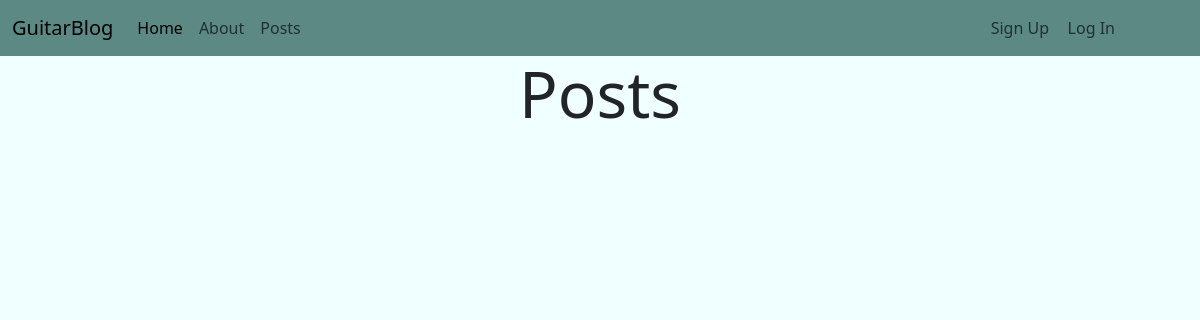
The app's page /posts/, older data.
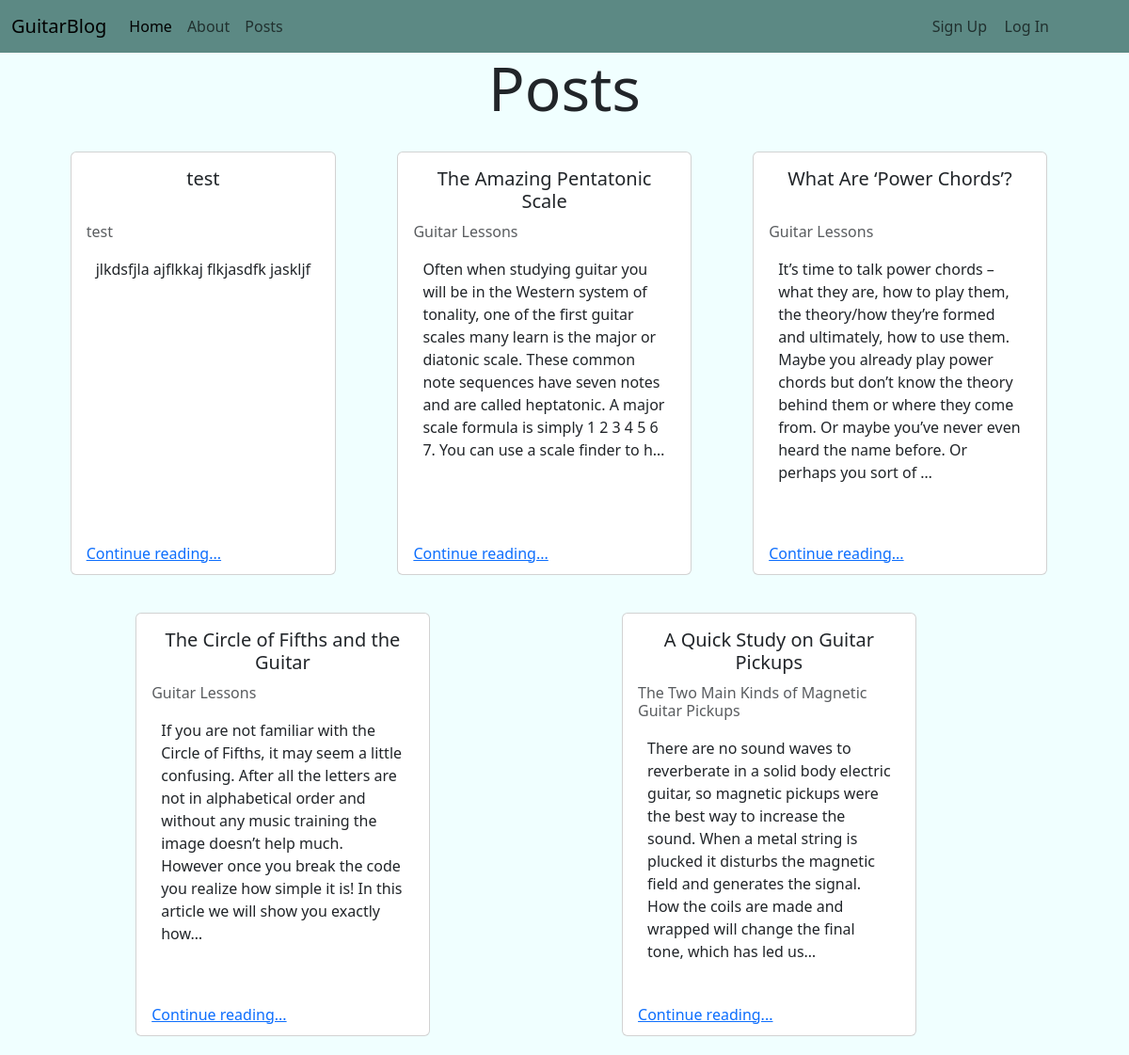
The same page, newer data.
### posts/models.py (models this page shows, shortened)
class Post(models.Model):
    title = models.CharField(max_length=128)
    subtitle = models.CharField(max_length=256)
    body = models.TextField()
    author = models.ForeignKey(
        get_user_model(),
        on_delete=models.CASCADE
    )
    created_on = models.DateTimeField(auto_now_add=True)
    status = models.ForeignKey(
        Status,
        on_delete=models.CASCADE,
        blank=True, null=True
    )

### posts/views.py (the view)
# urls.py: path("", views.PostListView.as_view(), name="list"),
class PostListView(ListView):
    template_name = "posts/list.html"
    model = Post
    def get_context_data(self, **kwargs):
        context = super().get_context_data(**kwargs)
        published_status = Status.objects.get(name="published")
        context['post_list'] = Post.objects.filter(
            status=published_status
        ).order_by("created_on").reverse()
        return context

### templates/posts/list.html (shortened to what this page needs)
{% extends 'base.html' %}
{% block content %}
<div class="container listCont">
<h1>Posts</h1>
<div class="postCont">
{% for post in post_list %}
    <div class="card">
        <div class="card-body">
        <h5 class="card-title">{{ post.title }}</h5>
        <h6 class="card-subtitle mb-2 text-body-secondary">{{ post.subtitle }}</h6>
        <p class="card-text">{{ post.body|truncatechars:302}}</p>
        <a href="{% url 'detail' post.id %}" class="card-link">Continue reading...</a>
        </div>
    </div>
    <br />
{% endfor %}
</div>
</div>
{% endblock content %}

### templates/base.html (shortened to what this page needs)
{% load static %}
<!DOCTYPE html>
<html lang="en">
<head>
    <link href="https://cdn.jsdelivr.net/npm/bootstrap@5.3.0/dist/css/bootstrap.min.css" rel="stylesheet">
    <link rel="stylesheet" href="{% static 'css/baseStyle.css' %}">
</head>
<body>
    <nav class="navbar navbar-expand-lg bg-body-tertiary">
        <div class="container-fluid">
          <a class="navbar-brand"
          href="{% url 'home' %}">GuitarBlog</a>
          <div class="collapse navbar-collapse" id="navbarNav">
            <ul class="navbar-nav">
              <li class="nav-item">
                <a class="nav-link active"
                aria-current="page"
                href="{% url 'home' %}">Home</a>
              </li>
              <li class="nav-item">
                <a class="nav-link"
                href="{% url 'about' %}">About</a>
              </li>
              <li class="nav-item">
                <a class="nav-link"
                href="{% url 'list' %}">Posts</a>
              </li>
              {% if user.is_authenticated %}
              <li class="nav-item">
                <a class="nav-link"
                href="{% url 'new' %}">Create Post</a>
              </li>
              <li class="nav-item">
                <a class="nav-link"
                href="{% url 'drafts' %}">Drafts</a>
              </li>
              <li class="nav-item dropdown liRight1">
                <a class="nav-link dropdown-toggle" href="#" role="button" data-bs-toggle="dropdown" aria-expanded="false">
                  Welcome, <span style="font-weight: bold;">{{ user }}</span>
                </a>
                <ul class="dropdown-menu">
                  <li class="nav-item">
                    <a class="nav-link"
                    href="{% url 'password_change' %}">Change Password</a>
                  </li>
                  <li class="nav-item">
                    <a class="nav-link"
                    href="{% url 'logout' %}">Log Out</a>
                  </li>
                </ul>
              </li>
              {% else %}
                <li class="nav-item liRight2">
                  <a class="nav-link"
                  href="{% url 'signup' %}">Sign Up</a>
                </li>
                <li class="nav-item liRight3">
                  <a class="nav-link"
                  href="{% url 'login' %}">Log In</a>
                </li>
              {% endif %}
            </ul>
          </div>
        </div>
      </nav>
    <main>
      {% block content %}{% endblock content %}
    </main>
</body>
</html>

### static/css/baseStyle.css (style rules this page uses)
* { padding: 0; margin: 0; }
body { background-color: azure; }
.navbar { background-color: #5C8984 !important; position: relative; }
.navbar .liRight2 { position: absolute; right: 143px; }
.navbar .liRight3 { position:absolute; right:77px; }
.listCont h1 { text-align: center; font-size: 4rem; }
.postCont { display: flex; flex-direction: row; justify-content: space-evenly; flex-wrap: wrap; }
.postCont .card { max-width: 28%; max-height: 450px; margin: 20px; }
.postCont .card-body { position: relative; height: 460px; }
.postCont .card-title { text-align: center; height: 55px; }
.postCont .card-text { height: 65%; overflow:auto; padding: 10px; }
.card .card-link { position: absolute; bottom: 10px; }

Row changes from the older to the newer data that the page shows:
added Post: title "test", subtitle "test", body "jlkdsfjla ajflkkaj flkjasdfk jaskljf"
now on this page (row edited): Post: title "The Amazing Pentatonic Scale", subtitle "Guitar Lessons", body "Often when studying guitar you will be in the Western system of tonality, one of the first guitar scales many learn is the major or diatonic scale. These common note sequences have seven notes and are called heptatonic. A major scale formula is simply 1 2 3 4 5 6 7. You can use a scale finder to h…"
now on this page (row edited): Post: title "What Are ‘Power Chords’?", subtitle "Guitar Lessons", body "It’s time to talk power chords – what they are, how to play them, the theory/how they’re formed and ultimately, how to use them. Maybe you already play power chords but don’t know the theory behind them or where they come from. Or maybe you’ve never even heard the name before. Or perhaps you sort of …"
now on this page (row edited): Post: title "The Circle of Fifths and the Guitar", subtitle "Guitar Lessons", body "If you are not familiar with the Circle of Fifths, it may seem a little confusing. After all the letters are not in alphabetical order and without any music training the image doesn’t help much. However once you break the code you realize how simple it is! In this article we will show you exactly how…"
now on this page (row edited): Post: title "A Quick Study on Guitar Pickups", subtitle "The Two Main Kinds of Magnetic Guitar Pickups", body "There are no sound waves to reverberate in a solid body electric guitar, so magnetic pickups were the best way to increase the sound. When a metal string is plucked it disturbs the magnetic field and generates the signal. How the coils are made and wrapped will change the final tone, which has led us…"
